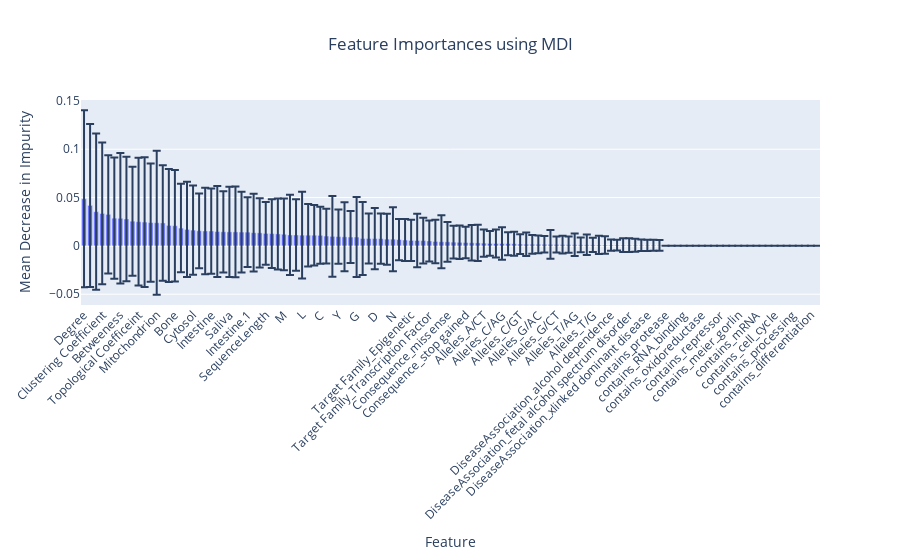

This figure's notebook cell:
### Code cell
import plotly.express as px
fig = px.bar(df, x=feature_names, y=sorted_importances.values, error_y=sorted_std,
             labels={'Features': 'Feature', 'Importances': 'Mean Decrease in Impurity'},
             title='Feature Importances using MDI')
fig.update_layout(xaxis_tickangle=-45, xaxis_title='Feature',
                  yaxis_title='Mean Decrease in Impurity', title_x=0.5)
fig.show()

### Figure 1 — Plotly figure (JSON) as saved in the notebook; plotly's stock layout.template omitted (floating-point values rounded to 4 significant figures)
{"data": [{"alignmentgroup": "True", "error_y": {"array": [0.09157, 0.08431, 0.08084, 0.07329, 0.06116, 0.06274, 0.06745, 0.06441, 0.05643, 0.0661, 0.06717, 0.06112, 0.07451, 0.05969, 0.05846, 0.05778, 0.0458, 0.04924, 0.04614, 0.03866, 0.04486, 0.04407, 0.04709, 0.04204, 0.04657, 0.047, 0.04176, 0.03601, 0.04021, 0.03584, 0.03243, 0.03569, 0.03677, 0.03712, 0.04153, 0.03703, 0.04479, 0.03232, 0.03135, 0.0295, 0.02835, 0.04167, 0.02817, 0.03571, 0.02681, 0.04143, 0.03767, 0.0259, 0.03173, 0.02593, 0.02639, 0.03311, 0.02125, 0.02165, 0.02134, 0.02773, 0.0237, 0.0213, 0.02243, 0.02737, 0.02067, 0.01694, 0.01735, 0.01632, 0.01845, 0.01867, 0.01409, 0.0128, 0.01451, 0.01677, 0.0119, 0.01235, 0.01033, 0.01215, 0.00971, 0.009121, 0.008536, 0.01486, 0.008274, 0.009211, 0.008379, 0.01166, 0.007587, 0.01057, 0.007273, 0.009466, 0.008929, 0.005753, 0.005554, 0.007154, 0.007135, 0.0067, 0.005907, 0.005797, 0.005754, 0.005566, 0, 0, 0, 0, 0, 0, 0, 0, 0, 0, 0, 0, 0, 0, 0, 0, 0, 0, 0, 0, 0, 0, 0, 0, 0, 0]}, "hovertemplate": "x=%{x}<br>y=%{y}<extra></extra>", "legendgroup": "", "marker": {"color": "#636efa", "pattern": {"shape": ""}}, "name": "", "offsetgroup": "", "orientation": "v", "showlegend": false, "textposition": "auto", "type": "bar", "x": ["Degree", "Closeness", "Eccentricity", "Clustering Coefficient", "Stress", "Neighborhood Connectivity", "Betweeness", "Radiality", "# Undirected edges", "Topological Coefficeint", "Nucleus", "Plasma Membrane", "Mitochondrion", "Extracellular", "Blood", "Bone", "Bone Marrow", "Cytoskeleton", "Cytosol", "Heart", "Kidney", "Intestine", "Liver", "Muscle ", "Saliva", "Nervous System", "Pancreas", "Intestine.1", "VariantDisease Association Score", "Association Z-Score", "SequenceLength", "MolecularWeight", "SignalPeptideCount", "M", "A", "S", "L", "Q", "R", "C", "F", "H", "Y", "V", "P", "G", "I", "K", "D", "E", "T", "N", "W", "Target Family_Enzyme", "Target Family_Epigenetic", "Target Family_Kinase", "Target Family_Other", "Target Family_Transcription Factor", "Consequence_3 prime UTR", "Consequence_intron", "Consequence_missense", "Consequence_no information available", "Consequence_non-coding transcript exon variant", "Consequence_stop gained", "Consequence_upstream gene", "Alleles_A/C", "Alleles_A/CT", "Alleles_A/G", "Alleles_C/A", "Alleles_C/AG", "Alleles_C/AGT", "Alleles_C/AT", "Alleles_C/GT", "Alleles_C/T", "Alleles_G/A", "Alleles_G/AC", "Alleles_G/AT", "Alleles_G/C", "Alleles_G/CT", "Alleles_G/T", "Alleles_T/ACG", "Alleles_T/AG", "Alleles_T/C", "Alleles_T/CG", "Alleles_T/G", "Alleles_no information available", "DiseaseAssociation_FG syndrome", "DiseaseAssociation_alcohol dependence", "DiseaseAssociation_branchiooculofacial syndrome", "DiseaseAssociation_cancer", "DiseaseAssociation_fetal alcohol spectrum disorder", "DiseaseAssociation_liver disease", "DiseaseAssociation_meiergorlin syndrome", "DiseaseAssociation_xlinked dominant disease", "contains_transferase", "contains_ligase", "contains_protease", "contains_growth_factor", "contains_DNA_binding", "contains_RNA_binding", "contains_activator", "contains_hydrolase", "contains_oxidoreductase", "contains_regulator", "contains_inhibitor", "contains_repressor", "contains_developmental", "contains_alcohol", "contains_meier_gorlin", "contains_degradation", "contains_metabolism", "contains_mRNA", "contains_rRNA", "contains_transport", "contains_cell_cycle", "contains_mitosis", "contains_DNA_replication", "contains_processing", "contains_regulation", "contains_transcription", "contains_differentiation", "contains_biosynthesis"], "xaxis": "x", "y": [0.04874, 0.04187, 0.03534, 0.03353, 0.03259, 0.02866, 0.02851, 0.0278, 0.02553, 0.02497, 0.02462, 0.02409, 0.02393, 0.02371, 0.02114, 0.02084, 0.01838, 0.01701, 0.0163, 0.0156, 0.01539, 0.01534, 0.01478, 0.01457, 0.01447, 0.01445, 0.01427, 0.01421, 0.01359, 0.01347, 0.01286, 0.01266, 0.01236, 0.01201, 0.01128, 0.01125, 0.01109, 0.01103, 0.01102, 0.01086, 0.01013, 0.009811, 0.009569, 0.009331, 0.009133, 0.009116, 0.00763, 0.0076, 0.007543, 0.007431, 0.006959, 0.00693, 0.006491, 0.006027, 0.005609, 0.005553, 0.005439, 0.005069, 0.004542, 0.004218, 0.004133, 0.003838, 0.003645, 0.0034, 0.003181, 0.003065, 0.002813, 0.002519, 0.002394, 0.002391, 0.002249, 0.002149, 0.001812, 0.001666, 0.001647, 0.001597, 0.001588, 0.001493, 0.001455, 0.001314, 0.001191, 0.001171, 0.001081, 0.001062, 0.001034, 0.0009514, 0.0008974, 0.0008174, 0.0007862, 0.000719, 0.0007171, 0.0006734, 0.0005936, 0.0005826, 0.0005783, 0.0005594, 0, 0, 0, 0, 0, 0, 0, 0, 0, 0, 0, 0, 0, 0, 0, 0, 0, 0, 0, 0, 0, 0, 0, 0, 0, 0], "yaxis": "y"}], "layout": {"autosize": true, "barmode": "relative", "legend": {"tracegroupgap": 0}, "title": {"text": "Feature Importances using MDI", "x": 0.5}, "xaxis": {"anchor": "y", "autorange": true, "domain": [0, 1], "range": [-0.5, 121.5], "tickangle": -45, "title": {"text": "Feature"}, "type": "category"}, "yaxis": {"anchor": "x", "autorange": true, "domain": [0, 1], "range": [-0.06118, 0.1509], "title": {"text": "Mean Decrease in Impurity"}, "type": "linear"}}}
